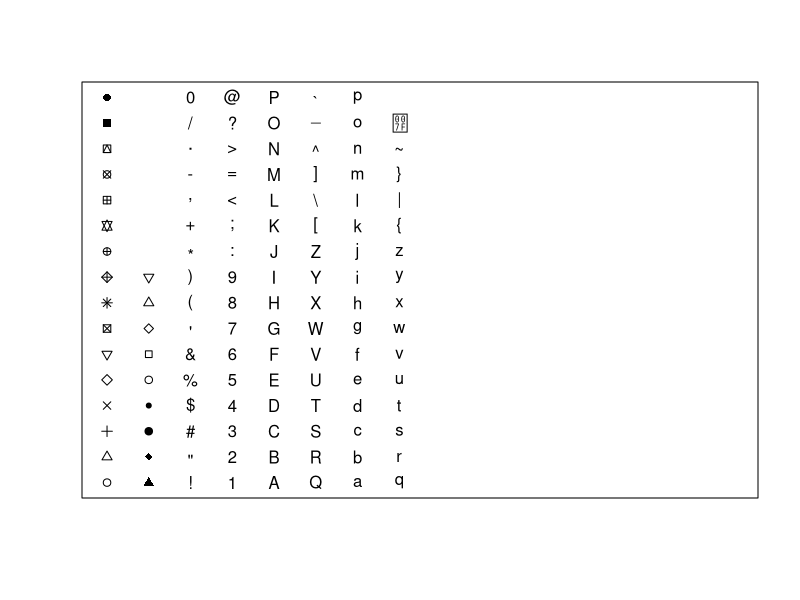

Write R code to recreate this figure.
# Proof for pchlist (ca 0.72), R side.
#
# pchlist() calls plot() once and box() once. This script runs the real ca
# function with its environment replaced by a shim: plot() calls the real
# graphics::plot on a null pdf device (7 x 7 in, the default size) and records
# its x, y, pch, the device's par("usr") limits, par("col") and par("cex");
# box() is counted. Writes:
#   docs/output/pchlist-r-values.txt  (recorded plot call, limits, box count)
#   docs/output/pchlist-r-ms.txt      (median of 20 timed calls after 1 untimed)
# Run from the repository root.

library(ca)

out_dir <- "packages/ca/docs/output"
dir.create(out_dir, recursive = TRUE, showWarnings = FALSE)

pdf(NULL, width = 7, height = 7)

rec <- new.env()
rec$plot <- NULL
rec$box <- 0L
shim <- new.env(parent = asNamespace("ca"))
shim$plot <- function(x, y = NULL, ...) {
  a <- list(...)
  graphics::plot(x, y, ...)
  rec$plot <- list(
    x = as.numeric(x), y = as.numeric(y), pch = as.numeric(a$pch),
    usr = par("usr"), col = par("col"), cex = par("cex")
  )
  invisible(NULL)
}
shim$box <- function(...) {
  rec$box <- rec$box + 1L
  graphics::box(...)
  invisible(NULL)
}
pl <- ca::pchlist
environment(pl) <- shim

pl()
p <- rec$plot
fmt <- function(v) paste(sprintf("%.17g", as.numeric(v)), collapse = "\t")
lines <- c(
  "function\tpchlist",
  "tolerance\t1e-8",
  paste0("plot.x\t", fmt(p$x)),
  paste0("plot.y\t", fmt(p$y)),
  paste0("plot.pch\t", fmt(p$pch)),
  paste0("plot.usr\t", fmt(p$usr)),
  paste0("plot.col\t", p$col),
  paste0("plot.cex\t", fmt(p$cex)),
  paste0("box.count\t", rec$box)
)
writeLines(lines, file.path(out_dir, "pchlist-r-values.txt"))
cat("wrote", file.path(out_dir, "pchlist-r-values.txt"), "\n")
dev.off()

# Data that pchlist draws: 256 points on a 16 x 16 grid, symbol codes 1:256, and
# the plot-region limits from xaxs / yaxs "r" (4% extension). Each timed call runs
# the expression 1000 times; the reported figure is per computation.
points_r <- function() {
  x <- rep(1:16, each = 16)
  y <- rep(1:16, 16)
  pch <- 1:256
  lim <- extendrange(c(1, 16), f = 0.04)
  list(x = x, y = y, pch = pch, lim = lim)
}
inner <- function(f, k = 1000L) {
  for (i in seq_len(k)) f()
  invisible(NULL)
}
time_ms <- function(f, repeats = 20L) {
  f()
  t <- numeric(repeats)
  for (i in seq_len(repeats)) {
    t0 <- Sys.time()
    inner(f)
    # seconds to ms, then divided by the 1000 computations in one timed call
    t[i] <- as.numeric(difftime(Sys.time(), t0, units = "secs")) * 1000 / 1000
  }
  median(t)
}
med <- time_ms(points_r)
writeLines(c(
  "function\tpchlist",
  "timing\tpoints, symbol codes and limits that pchlist draws; 1000 computations per timed call, 1 untimed + 20 timed; reported per computation",
  paste0("median_ms\t", sprintf("%.17g", med))
), file.path(out_dir, "pchlist-r-ms.txt"))
cat("median_ms", med, "\n")
